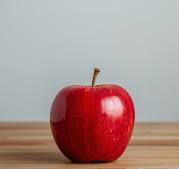
#> input picture BTVN/data/anh3.png, 179 x 169 px, found by its file name
$ python RGB.py
#> lines starting #> are read from the running program, lines starting #| are printed output that depends on the picture
import cv2
import os
os.makedirs("output", exist_ok=True)
img = cv2.imread("anh3.png")
#> img is the input picture: shape (169, 179, 3); mean B, G, R 144.6, 147.8, 172.3
img_b = img[:, :, 0]
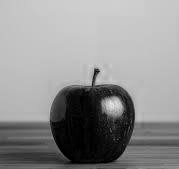
#> img_b: shape (169, 179); min 0, max 238, mean 144.6
img_g = img[:, :, 1]
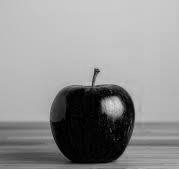
#> img_g: shape (169, 179); min 0, max 226, mean 147.8
img_r = img[:, :, 2]
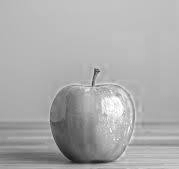
#> img_r: shape (169, 179); min 22, max 255, mean 172.3
cv2.imshow('Original Image', img)
cv2.imshow('Red Channel', img_r)
cv2.imshow('Green Channel', img_g)
cv2.imshow('Blue Channel', img_b)
cv2.imwrite("output/11_rgb_original.png", img)
cv2.imwrite("output/11_rgb_r.png", img_r)
cv2.imwrite("output/11_rgb_g.png", img_g)
cv2.imwrite("output/11_rgb_b.png", img_b)
cv2.waitKey(0)
cv2.destroyAllWindows()
